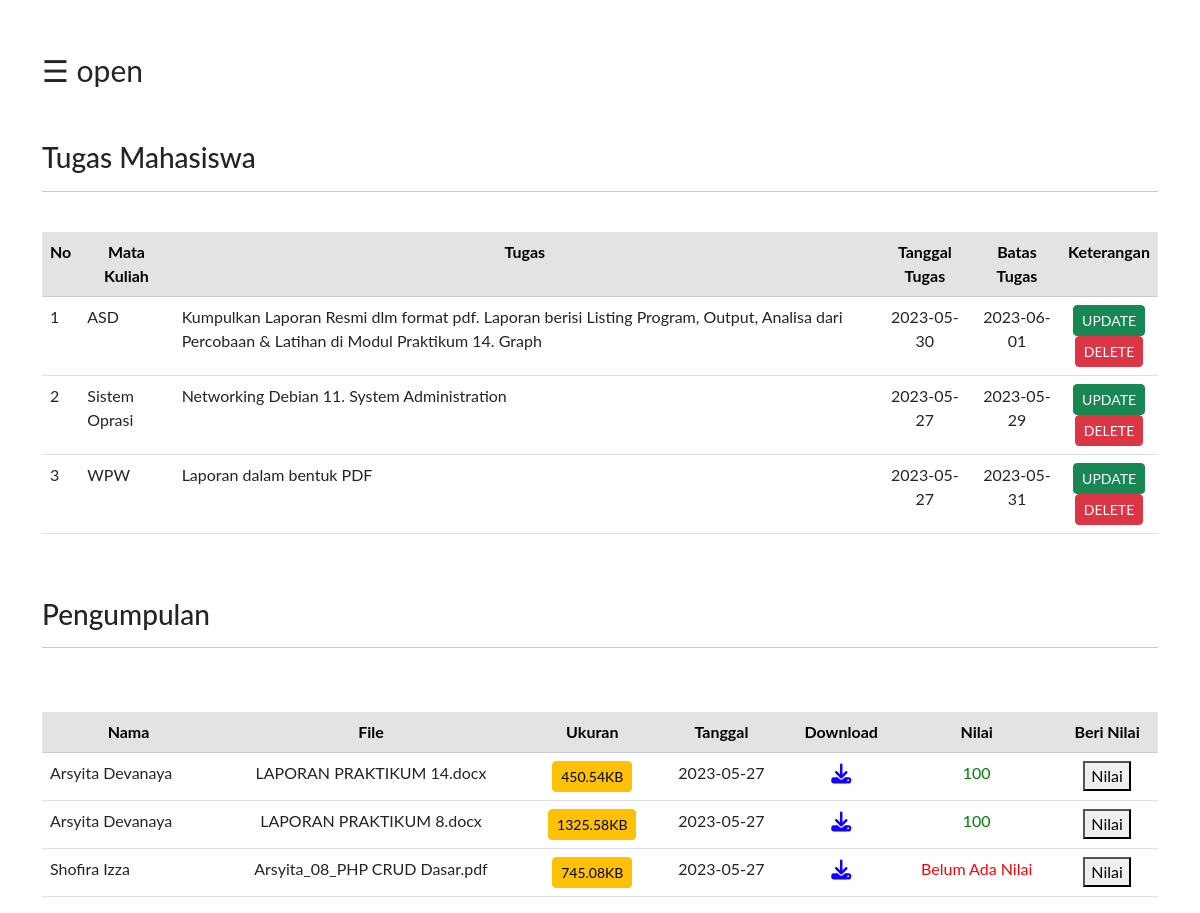
The app's page /DataMahasiswa/alltugas.php (signed in) with its own data.
### tables this page shows
CREATE TABLE `tugas` (
  `id` int(11) NOT NULL,
  `materi` varchar(255) NOT NULL,
  `tugas` text NOT NULL,
  `tanggal` date NOT NULL,
  `tanggal_pengumpulan` date NOT NULL
);

CREATE TABLE `pengumpulan` (
  `nama` varchar(255) NOT NULL,
  `files` varchar(255) NOT NULL,
  `ukuran` varchar(50) NOT NULL,
  `tanggal` date NOT NULL,
  `nilai` int(11) NOT NULL,
  `id` int(11) NOT NULL
);

### DataMahasiswa/alltugas.php (the view, shortened to what this page needs)
<?php
include 'koneksi.php';
?>
<!DOCTYPE html>
<html lang="en">
<head>
	<link rel="stylesheet" href="https://cdnjs.cloudflare.com/ajax/libs/font-awesome/6.4.0/css/all.min.css">
	<link rel="stylesheet" href="https://cdnjs.cloudflare.com/ajax/libs/font-awesome/6.4.0/css/all.min.css">
  	<link href="https://cdn.jsdelivr.net/npm/bootstrap@5.3.0-alpha3/dist/css/bootstrap.min.css" rel="stylesheet">
</head>
<body>
    <br><br>
<div class="container-lg">
<span style="font-size:30px;cursor:pointer" onclick="openNav()">&#9776; open</span>
	<br/>
    <br><br>
    <h3>Tugas Mahasiswa</h3>
	<hr>
	<br/>
    <table class="table table-hover " >
		<tr class="table-secondary" align="center">
			<th>No</th>
            <th>Mata Kuliah</th>
            <th>Tugas</th>
            <th>Tanggal Tugas</th>
            <th>Batas Tugas</th>
            <th>Keterangan</th>
		</tr>
        <?php
        $no=1;
        $data = mysqli_query($conn, "SELECT * FROM tugas ");
        while($d = mysqli_fetch_array($data)){
        ?>
		<tr >
            <td><?php echo $no++; ?></td>
            <td><?php echo $d['materi']; ?></td>
            <td><?php echo $d['tugas']; ?></td>
            <td align="center"  ><?php echo $d['tanggal']; ?></td>
            <td align="center"  ><?php echo $d['tanggal_pengumpulan']; ?></td>
            <td align="center">
					<a href="edittugas.php?id=<?php echo $d['id']; ?>">
						<button type="button" class="btn btn-success btn-sm">UPDATE</button>
					</a><br>
					<a href="deletetugas.php?id=<?php echo $d['id']; ?>">
						<button type="button" class="btn btn-danger btn-sm">DELETE</button>
					</a>
				</td>
		</tr>
		<?php
        }
        ?>
	</table>
        <br><br>
        <h3>Pengumpulan</h3><hr>
        <br>
    <br>
    <table class="table table-hover " >
		<tr class="table-secondary" align="center">
			<th>Nama</th>
            <th>File</th>
            <th>Ukuran</th>
            <th>Tanggal</th>
            <th>Download</th>
            <th>Nilai</th>
            <th>Beri Nilai</th>
		</tr>
        <?php
        $data = mysqli_query($conn, "SELECT * FROM pengumpulan");
        while($a=mysqli_fetch_array($data)){
        ?>
		<tr >
            <td><?php echo $a['nama']; ?></td>
            <td align="center" ><?php echo $a['files']; ?></td>
			<td align="center"><button class="btn btn-warning btn-sm"><?php echo round($a['ukuran'] / 1024, 2); ?>KB</button></td>
            <td align="center"><?php echo $a['tanggal']; ?></td>
            <td align="center"><a  href="download.php?filename=<?=$a['id']?>"><i class="fa-sharp fa-solid fa-download fa-lg" style="color: #1100ff;"></i></a></td>
            <td align="center">
            <?php
            if($a['nilai']==0){
                echo '<span style="color: red;">Belum Ada Nilai</span>';
            }else{
                echo '<span style="color: green;">' . $a['nilai'] . '</span>';
            }
            ?>  </td>
            <td align="center" ><a href="nilai.php?id=<?php echo $a['id']; ?>">
						<button type="button">Nilai</button>
					</a>
				</td>
		</tr>
		<?php
        }
        ?>
	</table>
</div>
</body>
</html>

### DataMahasiswa/alltugas.php (style rules this page uses)
body { font-family: "Lato", sans-serif; }

### records on screen
tugas: materi "ASD", tugas "Kumpulkan Laporan Resmi dlm format pdf. Laporan berisi Listing Program, Output, Analisa dari Percobaan & Latihan di Modul Praktikum 14. Graph", tanggal "2023-05-30", tanggal_pengumpulan "2023-06-01"
tugas: materi "Sistem Oprasi", tugas "Networking Debian 11. System Administration", tanggal "2023-05-27", tanggal_pengumpulan "2023-05-29"
tugas: materi "WPW", tugas "Laporan dalam bentuk PDF", tanggal "2023-05-27", tanggal_pengumpulan "2023-05-31"
pengumpulan: nama "Arsyita Devanaya", files "LAPORAN PRAKTIKUM 14.docx", $a['ukuran']/1024 "450.54", tanggal "2023-05-27", nilai "100"
pengumpulan: nama "Arsyita Devanaya", files "LAPORAN PRAKTIKUM 8.docx", $a['ukuran']/1024 "1325.58", tanggal "2023-05-27", nilai "100"
pengumpulan: nama "Shofira Izza", files "Arsyita_08_PHP CRUD Dasar.pdf", $a['ukuran']/1024 "745.08", tanggal "2023-05-27", nilai "Belum Ada Nilai"
